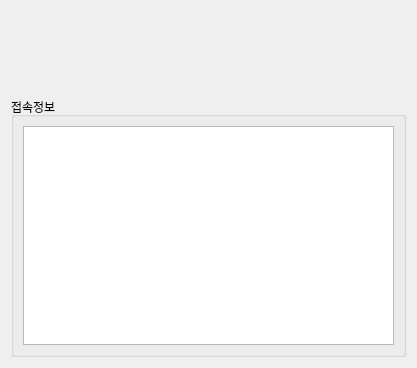
<?xml version="1.0" encoding="UTF-8"?>
<ui version="4.0">
 <class>Widget</class>
 <widget class="QWidget" name="Widget">
  <property name="geometry">
   <rect>
    <x>0</x>
    <y>0</y>
    <width>417</width>
    <height>368</height>
   </rect>
  </property>
  <property name="windowTitle">
   <string>Widget</string>
  </property>
  <layout class="QVBoxLayout" name="verticalLayout_2">
   <item>
    <widget class="QLabel" name="labelStatus">
     <property name="minimumSize">
      <size>
       <width>0</width>
       <height>80</height>
      </size>
     </property>
     <property name="text">
      <string/>
     </property>
    </widget>
   </item>
   <item>
    <widget class="QGroupBox" name="groupBox">
     <property name="title">
      <string>접속정보</string>
     </property>
     <layout class="QVBoxLayout" name="verticalLayout">
      <item>
       <widget class="QTextEdit" name="textEdit"/>
      </item>
     </layout>
    </widget>
   </item>
  </layout>
 </widget>
 <resources/>
 <connections/>
</ui>
